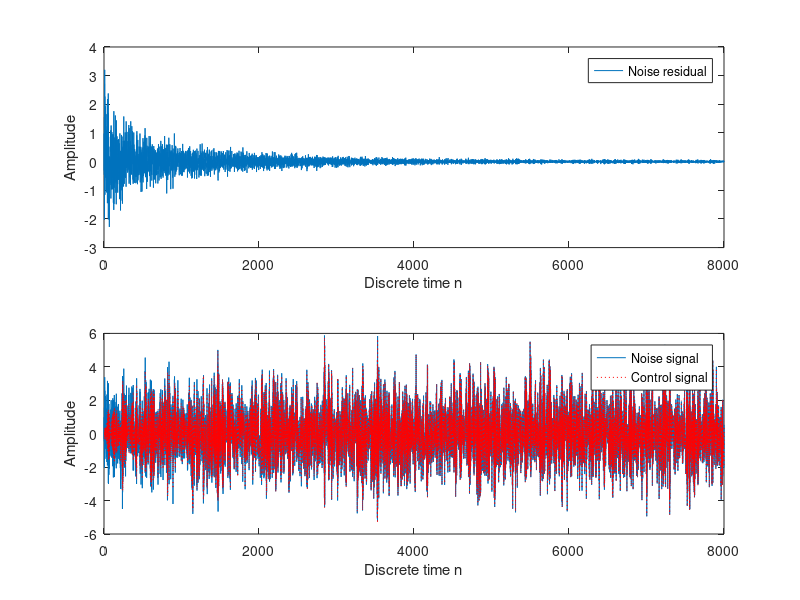
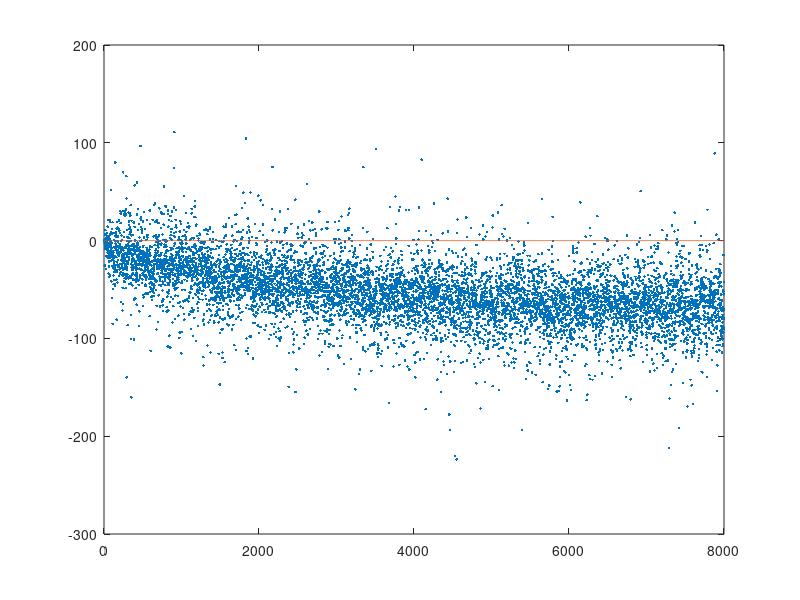

The MATLAB source for these figures, in order:
clear all
close all

% T = 1000; %simulation duration
fs=8000;
t=0:1/fs:1;
T=length(t)-1;

Pw=[0.9 -0.3 0.7 -0.28 0.5 -0.25 0.36 -0.22 0.3 -0.18 0.28 -0.15 0.22 -0.1 0.2 -0.1 0.14 -0.08 0.1 -0.05 0.05 -0.03 0.02 -0.01 0.01 -0.01];
% Pw = exp(-(1:length(P))).*P;
% Sw = fir1(13,0.3);
Sw=Pw(13:end)*0.5;

%% assume Sw = s_hat_w
L = 16; %filter order
X = randn(1,T); % define the input noise(source signal)
d = filter(Pw,1,X); % desired signal (signal at the error microphone)
x_hat = filter(Sw,1,X);

% Initialization of Active Noise Control
Cx = zeros(1,L); %reference signal vector of W(z)
Cw = zeros(1,L); %coefficient vector of W(z)
X_s = zeros(1,L);
e = zeros(1,T); %define error value


mu = 0.1
for n = 1:T
    Cx = [x_hat(n) Cx(1:L-1)];
    y = sum(Cx.*Cw);
    e(n) = d(n) - y;
    X_s = [x_hat(n) X_s(1:L-1)];
    Cw = Cw + mu*e(n)*X_s;
end
figure
subplot(2,1,1)
plot([1:T],e)
ylabel('Amplitude');
xlabel('Discrete time n');
legend('Noise residual');

subplot(2,1,2)
plot([1:T],d)
hold on
plot([1:T],d-e,'r:') %d-e right; y wrong ????;
ylabel('Amplitude');
xlabel('Discrete time n');
legend('Noise signal','Control signal');

ratio = abs(e.^2)./abs(d.^2);
dB = 20*log10(ratio);
figure
plot(1:T,dB,'.',1:T,zeros(1,T))